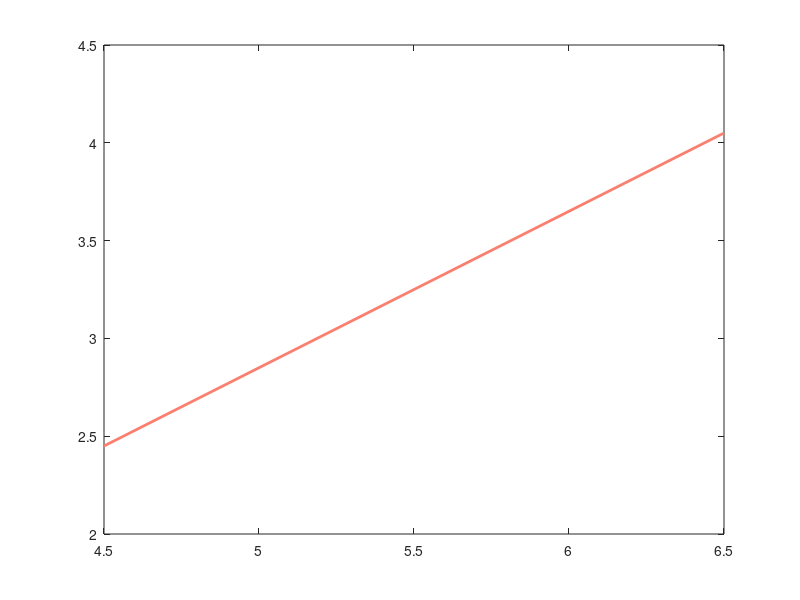

This figure's MATLAB source: (Note: this script raises an error after producing the figure.)
%%%%%%%%%%%%%%%%%%%%%%%%%%%Figure4.8%%%%%%%%%%%%%%%%%%%%%%%%%%%%%%%%%%%%%%%%%%
%                         本文件绘制论文图4.8                                  %
%                         作者：余道洪                                         %
%                         修改日期：2023.3.15                                  %                     
%%%%%%%%%%%%%%%%%%%%%%%%%%%%%%%%%%%%%%%%%%%%%%%%%%%%%%%%%%%%%%%%%%%%%%%%%%%%%%%
clc;clear;
load fisheriris.mat
lable = species(1:100);
lable = ones(100,1);
lable(51:100)=-1;
fea = meas(1:100,:);
fea(42,2) = 3;


plot([4.5 6.5],[2.45 4.05],'-m','LineWidth',2,'Color',[250 127 111]/255)
hold on


ax=gca
ax.XAxis.Visible='off';
ax.YAxis.Visible='off';
ax.ZAxis.Visible='off';


plot([4.5 6.5],[2.6 4.2],'-m','LineWidth',2,'Color',[250 127 111]/255)
hold on
plot([4.5 6.5],[2.28 3.88],'-m','LineWidth',2,'Color',[250 127 111]/255)
hold on

gscatter(fea(:,1),fea(:,2),lable,[255 190 122;130 176 210]/255);
ax.Legend.FontSize = 16;